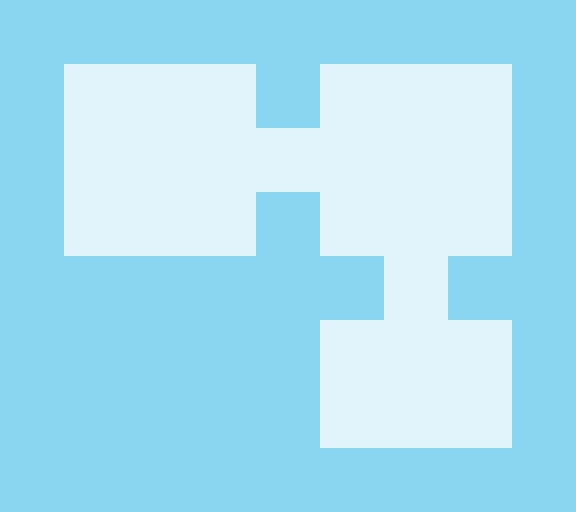

A 2D game scene composited from a Tiled map and its tileset images. What follows is a short description and the map's XML, with each tile layer's data collapsed to a summary:
An orthogonal 9x8 tile map with 64x64 px tiles, 1 tile layer (background) and 8 objects (4x operation, 2x condition, player, exit).

<map version="1.0" orientation="orthogonal" width="9" height="8" tilewidth="64" tileheight="64">
 <properties>
  <property name="time" value="10" />
 </properties>
 <tileset firstgid="1" name="tileset" tilewidth="64" tileheight="64" spacing="2" margin="2">
  <image source="../tiles/tiles.png" width="128" height="256" />
  <tile id="1">
   <properties>
    <property name="walkable" value="true" />
   </properties>
  </tile>
 </tileset>
 <layer name="background" width="9" height="8">
  <data>[72 cells, 72 non-empty, 2 distinct tile ids]</data>
 </layer>
 <objectgroup name="objects" width="9" height="8">
  <object name="player" type="player" x="128" y="192" width="64" height="64">
   <properties>
    <property name="value" value="1" />
   </properties>
  </object>
  <object name="exit" x="384" y="384" width="64" height="64" />
  <object name="*:5" type="operation" x="448" y="64" width="64" height="64" />
  <object name="=:60" type="condition" x="384" y="256" width="64" height="64" />
  <object name="=:6" type="condition" x="256" y="128" width="64" height="64" />
  <object name="*:2" type="operation" x="448" y="192" width="64" height="64" />
  <object name="*:3" type="operation" x="192" y="64" width="64" height="64" />
  <object name="*:2" type="operation" x="64" y="64" width="64" height="64" />
 </objectgroup>
</map>
